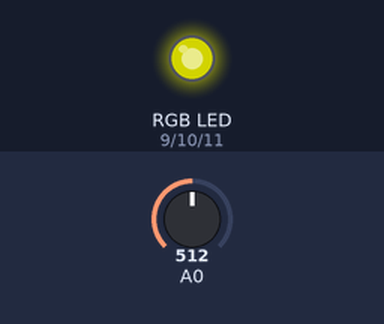
Bench run of a sketch on a simulated Arduino Uno, built with avr-gcc and run on an emulated ATmega328P. Shown: an RGB LED mixed from three pins (HIGH = lit). The inputs (shaded band) are chosen by the test bench; at power-on: A0 = 512. Dim RGB values are drawn brighter than linear.

Above: at 1.2 s.
1.3 s: A0 set to 716
At 1.8 s:
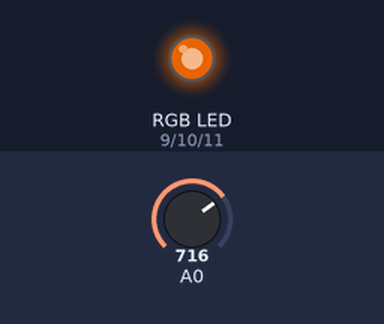
2.8 s: A0 set to 900
At 4.0 s:
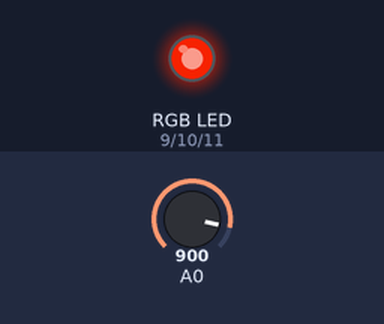
4.3 s: A0 set to 306
At 5.3 s:
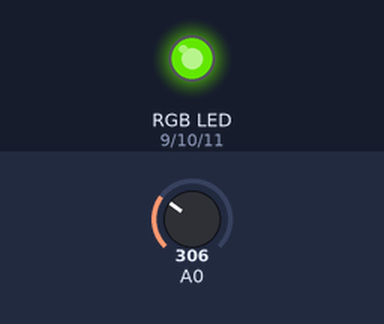
5.8 s: A0 set to 122
At 6.4 s:
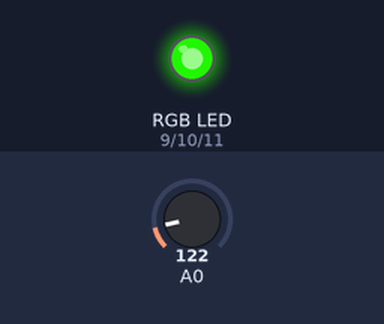
7.3 s: A0 set to 0
At 7.6 s:
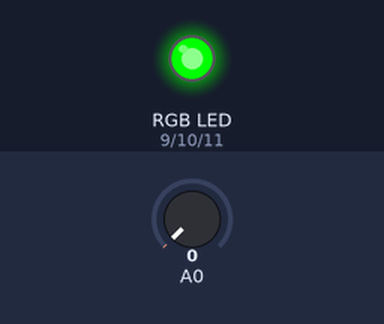
8.8 s: A0 set to 511
At 9.9 s:
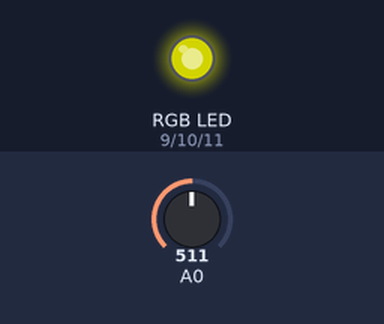
Timing chart, 0 to 11.3 s (numbered marks = the images above; inputs shaded):
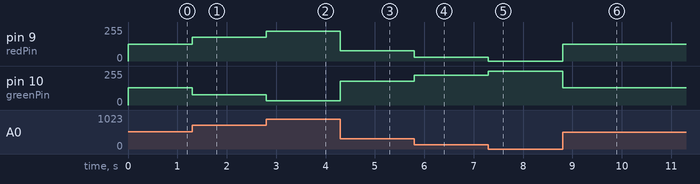

Measured:
- after the input at 1.3 s, pin 9 (redPin): 127/255 → 178/255 at once; pin 10 (greenPin): 128/255 → 77/255 at once
- after the input at 2.8 s, pin 9 (redPin): 178/255 → 224/255 at once; pin 10 (greenPin): 77/255 → 31/255 at once
- after the input at 4.3 s, pin 9 (redPin): 224/255 → 76/255 at once; pin 10 (greenPin): 31/255 → 179/255 at once
- after the input at 5.8 s, pin 9 (redPin): 76/255 → 30/255 at once; pin 10 (greenPin): 179/255 → 225/255 at once
- after the input at 7.3 s, pin 9 (redPin): 30/255 → 0/255 at once; pin 10 (greenPin): 225/255 → 255/255 at once
- after the input at 8.8 s, pin 9 (redPin): 0/255 → 127/255 at once; pin 10 (greenPin): 255/255 → 128/255 at once

The sketch:

Temp2RGB.ino
```cpp
int redPin = 9;
int greenPin = 10;
int bluePin = 11;

int red;
int green;

void setup()
{
    pinMode(redPin, OUTPUT);
    pinMode(greenPin, OUTPUT);
    pinMode(bluePin, OUTPUT);
}

void loop()
{
    int val;
    int dat;
    val=analogRead(0);
    red = map(val,0, 1024, 0, 255);
    green = map(val, 0, 1024, 255, 0);
    analogWrite(redPin, red);
    analogWrite(greenPin, green);
}
```
